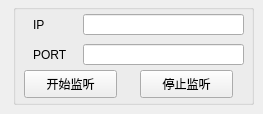
      <widget class="QWidget" name="tab">
       <attribute name="title">
        <string>本地</string>
       </attribute>
       <widget class="QGroupBox" name="groupBox_3">
        <property name="geometry">
         <rect>
          <x>13</x>
          <y>4</y>
          <width>241</width>
          <height>101</height>
         </rect>
        </property>
        <property name="title">
         <string/>
        </property>
        <widget class="QPushButton" name="tcpHostServerStopListen_Btn">
         <property name="geometry">
          <rect>
           <x>127</x>
           <y>66</y>
           <width>93</width>
           <height>28</height>
          </rect>
         </property>
         <property name="text">
          <string>停止监听</string>
         </property>
        </widget>
        <widget class="QLineEdit" name="tcpHostServerPort_LineEdit">
         <property name="geometry">
          <rect>
           <x>70</x>
           <y>40</y>
           <width>161</width>
           <height>21</height>
          </rect>
         </property>
        </widget>
        <widget class="QPushButton" name="tcpHostServerListen_Btn">
         <property name="geometry">
          <rect>
           <x>11</x>
           <y>66</y>
           <width>93</width>
           <height>28</height>
          </rect>
         </property>
         <property name="text">
          <string>开始监听</string>
         </property>
        </widget>
        <widget class="QLabel" name="label_14">
         <property name="geometry">
          <rect>
           <x>20</x>
           <y>40</y>
           <width>41</width>
           <height>21</height>
          </rect>
         </property>
         <property name="text">
          <string>PORT</string>
         </property>
        </widget>
        <widget class="QLineEdit" name="tcpHostServerIP_LineEdit">
         <property name="geometry">
          <rect>
           <x>70</x>
           <y>10</y>
           <width>161</width>
           <height>21</height>
          </rect>
         </property>
        </widget>
        <widget class="QLabel" name="label_30">
         <property name="geometry">
          <rect>
           <x>20</x>
           <y>10</y>
           <width>41</width>
           <height>21</height>
          </rect>
         </property>
         <property name="text">
          <string>IP </string>
         </property>
        </widget>
       </widget>
      </widget>
